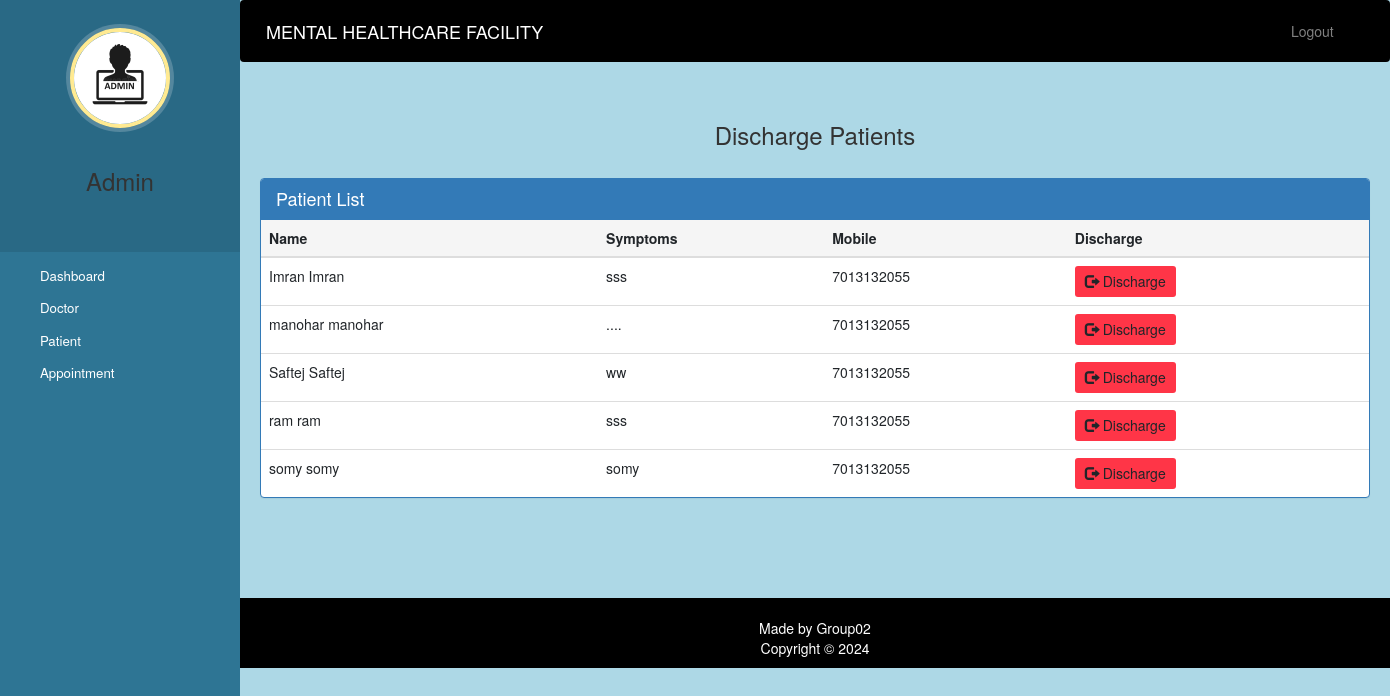
/admin-discharge-patient (signed in), run on the app's committed database.
### HealthCare_app/models.py (models this page shows, shortened)
class Patient(models.Model):
    user=models.OneToOneField(User,on_delete=models.CASCADE)
    profile_pic= models.ImageField(upload_to='profile_pic/PatientProfilePic/',null=True,blank=True)
    address = models.CharField(max_length=40)
    mobile = models.CharField(max_length=20,null=False)
    symptoms = models.CharField(max_length=100,null=False)
    assignedDoctorId = models.PositiveIntegerField(null=True)
    admitDate=models.DateField(auto_now=True)
    status=models.BooleanField(default=False)
    @property
    def get_name(self):
        return self.user.first_name+" "+self.user.last_name

### HealthCare_app/views.py (the view)
# urls.py: path('admin-discharge-patient', views.admin_discharge_patient_view,name='admin-discharge-patient'),
@login_required(login_url='adminlogin')
@user_passes_test(is_superuser)
def admin_discharge_patient_view(request):
    patients=models.Patient.objects.all().filter(status=True)
    return render(request,'HealthCare/admin_discharge_patient.html',{'patients':patients})

### HealthCare_app/views.py (called while the page is built)
def is_superuser(user):
    return user.is_superuser

### templates/HealthCare/admin_discharge_patient.html (shortened to what this page needs)
{% extends 'HealthCare/admin_base.html' %}
{% block content %}
<head>
  <link href="//netdna.bootstrapcdn.com/bootstrap/3.0.0/css/bootstrap.min.css" rel="stylesheet" id="bootstrap-css">
</head>
<div class="container">
  <h6>Discharge Patients</h6>
  <div class="panel panel-primary">
    <div class="panel-heading">
      <h3 class="panel-title">Patient List</h3>
    </div>
    <table class="table table-hover">
      <thead>
        <tr>
          <th>Name</th>
          <th>Symptoms</th>
          <th>Mobile</th>
          <th>Discharge</th>
        </tr>
      </thead>
      <tbody>
        {% for p in patients %}
        <tr>
          <td>{{ p.get_name }}</td>
          <td>{{ p.symptoms }}</td>
          <td>{{ p.mobile }}</td>
          <td><a class="btn btn-discharge btn-xs" href="{% url 'discharge-patient' p.id  %}"><span class="glyphicon glyphicon-log-out"></span> Discharge</a></td>
        </tr>
        {% endfor %}
      </tbody>
    </table>
  </div>
</div>
{% endblock content %}

### static/style.css (style rules this page uses)
body { padding-left: 240px; }

### templates/HealthCare/admin_base.html (style rules this page uses)
a:link { text-decoration: none; }
a { color: white; }
body { padding-left: 240px; }

### templates/HealthCare/admin_discharge_patient.html (style rules this page uses)
a:link { text-decoration: none; }
h6 { text-align: center; font-size: 24px; margin-top: 20px; margin-bottom: 30px; }
.panel-heading { background-color: #007BFF; color: white; font-weight: bold; }
.panel-title { font-size: 18px; }
.table { border-radius: 5px; }
.table th, .table td { vertical-align: middle; }
.table th { background-color: #f5f5f5; font-weight: bold; }
.btn-xs { padding: 5px 10px; font-size: 14px; }
.btn-discharge { background-color: #FF3547; border: none; }

### data on the page
Patient: get_name "Imran Imran", symptoms "sss", mobile "7013132055"
Patient: get_name "manohar manohar", symptoms "....", mobile "7013132055"
Patient: get_name "Saftej Saftej", symptoms "ww", mobile "7013132055"
Patient: get_name "ram ram", symptoms "sss", mobile "7013132055"
Patient: get_name "somy somy", symptoms "somy", mobile "7013132055"
